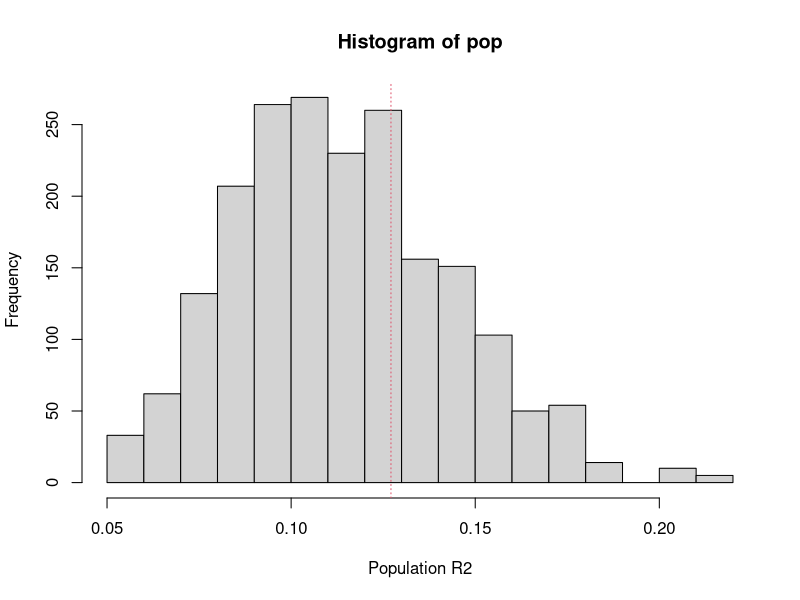

The R script that drew this image:

# Quelle: http://thebiobucket.blogspot.co.at/2011/04/repeat-measure-adonis-lately-i-had-to.html
# mit Änderungen durch Wallace Beiroz in den Kommentaren zum Beitrag



    ### species matrix with 20 species abundances (mean = 50, sd = 10)
    ### one time variable, with 3 timepoints, which should be tested
    ### and a factor denoting sites that were repeatedly sampled (site)
    
    ## Load packages
    require(vegan)

### Data:
sp <- matrix(rnorm(3 * 6 * 20, 50, 10), nrow = 3 * 6, ncol = 20,
             dimnames = list(1:18, paste("Sp", 1:20, sep = "")))

time <- as.ordered(rep(1:3, 6))
site <- gl(6, 3)
cbind(site, time, sp)

### add time effect at timepoint 3,
### this will effect will be tested by adonis():
sp_1 <- sp
sp_1[time==3,] <- sp[time==3,] + rnorm(20, 10, 1)
cbind(site, time, sp_1)

### choose which species set to test:
test_sp <- sp_1

### computing the true R2-value

### (btw, using dist() defaults to euclidean distance):
print(fit <- adonis(test_sp ~ time, permutations=1)) # "NO MORE dist() is needed"

### number of perms
B <- 1999

### setting up frame which will be populated by
### random r2 values:
pop <- rep(NA, B + 1)

### the first entry will be the true r2:
pop[1] <- fit$aov.tab[1, 5]

### set up a "permControl" object:
### we turn off mirroring as time should only flow in one direction
ctrl <- how(blocks = site, within = Within(type = "series", mirror = FALSE)) #"permControl" is not used at all

### Number of observations:
nobs <- nrow(test_sp)

### check permutation (...rows represent the sample id):
### ..they are ok!
### within in each repeated sample (= sites) timepoints are shuffled,
### with keeping the sequence intact (e.g., for site 1: 1,2,3 - 2,3,1 - 3,2,1)
shuffle(nobs, control = ctrl)

### loop:
### in adonis(...) you need to put permutations = 1, otherwise
### adonis will not run
set.seed(123)
for(i in 2:(B+1)){
    idx <- shuffle(nobs, control = ctrl)
    fit.rand <- adonis(test_sp ~ time[idx],permutations = 1) # "NO MORE dist() is needed"
    pop[i] <- fit.rand$aov.tab[1, 5]
}

### get the p-value:
print(pval <- sum(pop >= pop[1]) / (B + 1))
### [1] 0.0105

### the sign. p-value supports the H1 (->there is a time effect).
### ..and the fact that samples are not iid is allowed by
### the customized perms - so this p-value is trustworthy as opposed
### to tests not acknowledging dependency of data points..

### test sp set without an effect:
### replace test_sp with sp set without effect:
test_sp <- sp

### now re-run the script and see the result:
### it is insign. - as expected:

### setting up frame which will be populated by
### random r2 values:
pop <- rep(NA, B + 1)

### computing the true R2-value:
print(fit <- adonis(test_sp ~ time, permutations = 1))# "NO MORE dist() is needed"

### the first entry will be the true r2:
pop[1] <- fit$aov.tab[1, 5]

### run the loop:
set.seed(123)
for(i in 2:(B+1)){
    idx <- shuffle(nobs, control = ctrl)
    fit.rand <- adonis(test_sp ~ time[idx], permutations = 1)# "NO MORE dist() is needed"
    pop[i] <- fit.rand$aov.tab[1, 5]
}
print(pval <- sum(pop >= pop[1]) / (B + 1))
### [1] 0.7605

## make a histogram to see random R2-values and the true one:
hist(pop, xlab = "Population R2")
abline(v = pop[1], col = 2, lty = 3)
text(0.08, 300, paste("true R2,\np = ", pval, sep = ""))